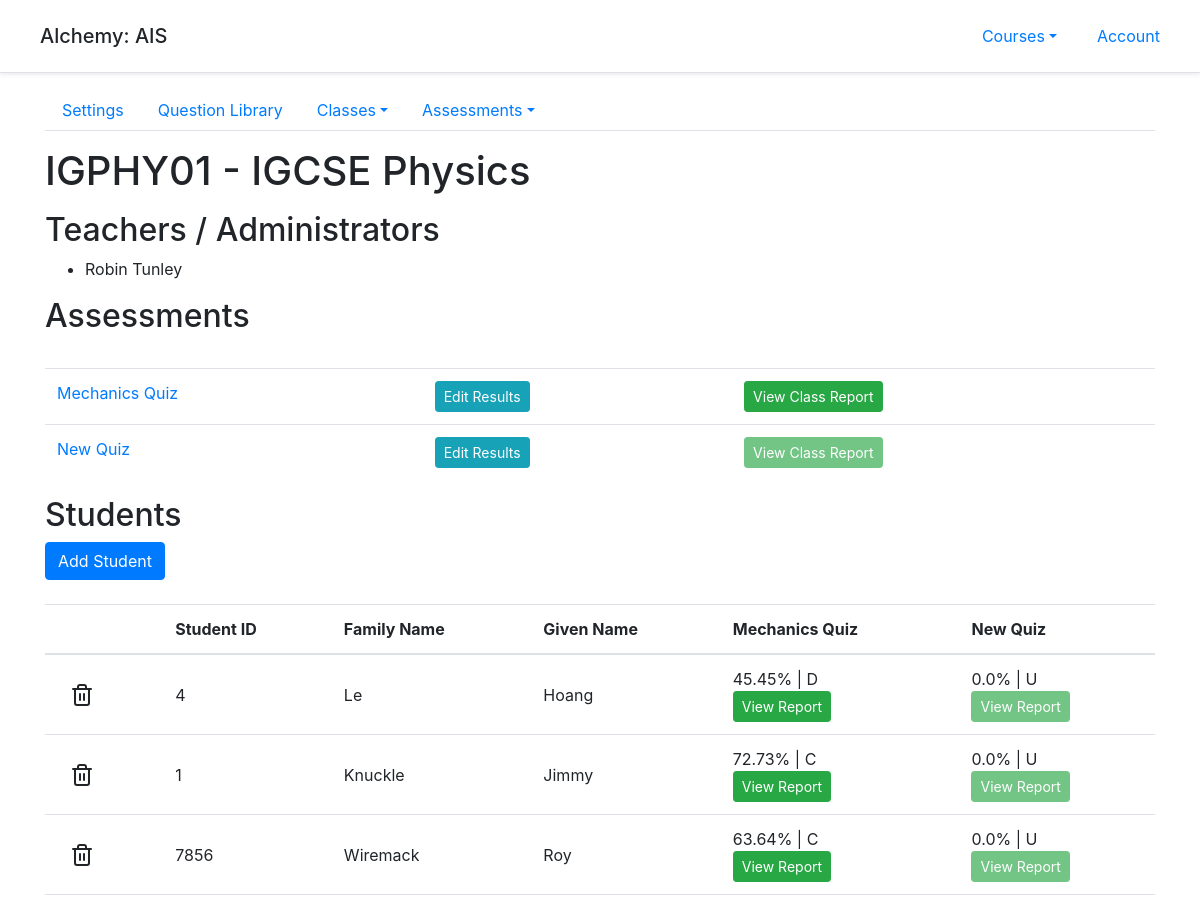
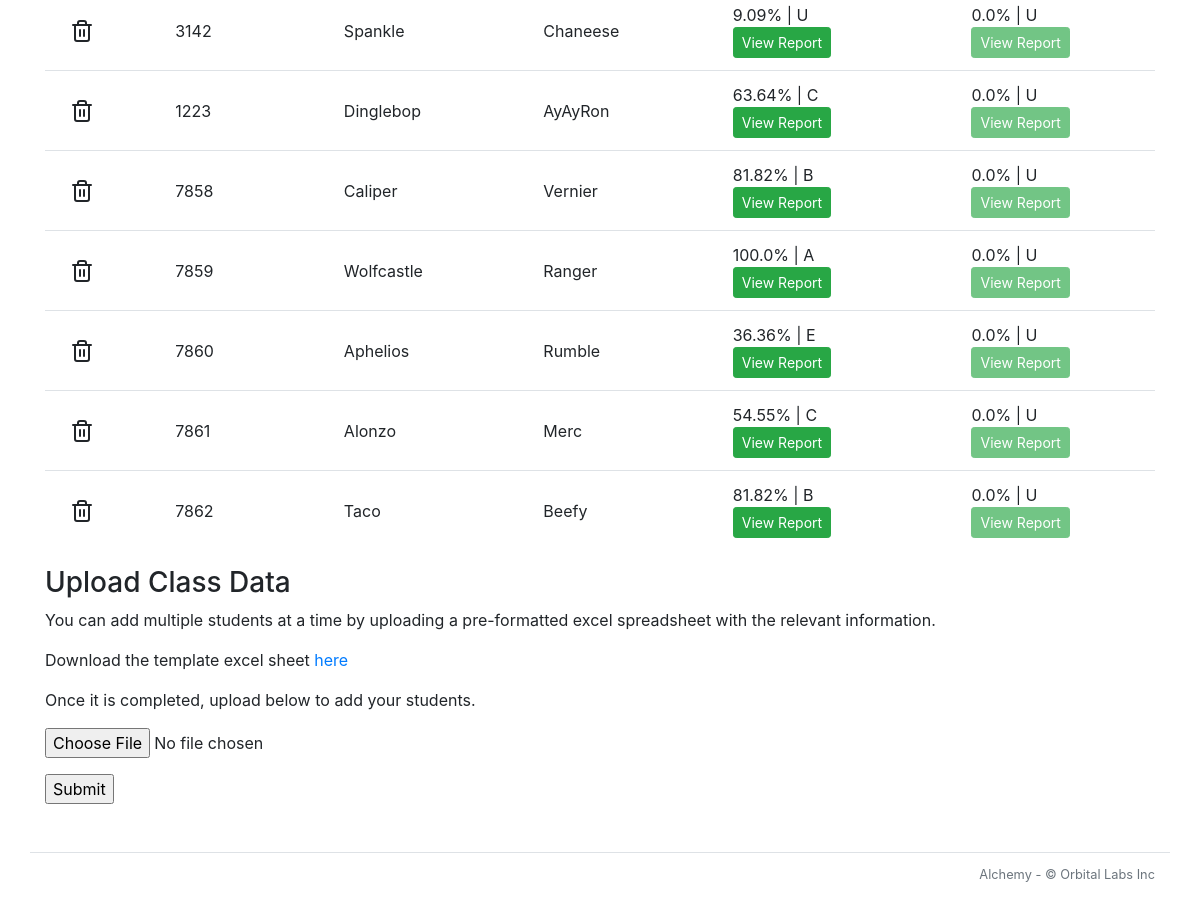
The app's page /course/3/clazz/1/ with its own data (2 pictures, top to bottom).
### alchemy/models.py (models this page shows, shortened)
class Account(db.Model):
    __tablename__ = 'account'
    id = db.Column(db.Integer, primary_key=True)
    name = db.Column(db.String(50))
    courses = db.relationship('Course', backref='account')

class Clazz(db.Model):
    __tablename__ = 'clazz'
    id = db.Column(db.Integer, primary_key=True)
    code = db.Column(db.String(20), nullable=False)
    course_id = db.Column(db.Integer, db.ForeignKey('course.id'))
    users = db.relationship('User', secondary=clazzes_users, back_populates='clazzes')

class Course(db.Model):
    __tablename__ = 'course'
    id = db.Column(db.Integer, primary_key=True)
    name = db.Column(db.String(20), nullable=False)
    account_id = db.Column(db.Integer, db.ForeignKey('account.id'))
    questions = db.relationship('Question', backref = 'q_course')
    tags = db.relationship('Tag', backref='tag_course')
    clazzes = db.relationship('Clazz', backref='course')
    papers = db.relationship('Paper', backref='course')
    grade_levels = db.relationship('GradeLevel', backref='grade_levels')

class User(db.Model):
    __tablename__ = 'user'
    id = db.Column(db.Integer, primary_key=True)
    given_name = db.Column(db.String(20), nullable=False)
    family_name = db.Column(db.String(20), nullable=False)
    access_id = db.Column(db.Integer, db.ForeignKey('access_level.id'), nullable=False)
    clazzes = db.relationship('Clazz', secondary=clazzes_users, back_populates='users')
    scores = db.relationship('Score', backref='user')

class Paper(db.Model):
    __tablename__ = 'paper'
    id = db.Column(db.Integer, primary_key=True)
    title = db.Column(db.String(50), nullable=False)
    scores = db.relationship('Score', backref='paper')
    paper_questions = db.relationship('PaperQuestion', back_populates='paper')
    course_id = db.Column(db.Integer, db.ForeignKey('course.id'))
    @sqlalchemy.orm.reconstructor
    def __paper_construct__(self):
        self.build_profile()
    def ordered_paper_questions(self):
        return db.session.query(PaperQuestion).filter_by(paper_id=self.id).order_by(PaperQuestion.order_number).all()
    def build_profile(self):
        self.profile = paper_profile.PaperProfile()
        self.profile.total_questions = len(self.paper_questions)
        tag_list = []
        for paper_question in self.paper_questions:
            self.profile.total_points += paper_question.question.points
            for t in paper_question.question.tags:
                if t not in tag_list:
                    tag_list.append(t)
        for t in tag_list:
            new_tag_profile = paper_profile.build_tag_profile(self, t)
            new_tag_profile.calculate_q_percentage(self.profile)
            new_tag_profile.calculate_p_percentage(self.profile)
            self.profile.tag_profile_list.append(new_tag_profile)
    def check_clazz_scores(self, clazz):
        clazz_id = clazz.id
        scores = Score.query.filter_by(paper_id = self.id).all()
        clazz_scores = []
        for s in scores:
            student_id = s.user_id
            student = User.query.get_or_404(student_id)
            if clazz in student.clazzes:
                clazz_scores.append(s)
        for s in clazz_scores:
            if s == None:
                self.has_all_scores = False
            else:
                self.has_all_scores = True

### alchemy/views/clazz.py (the view)
@bp_clazz.route('/')
def index():
    for p in g.course.papers:
        p.check_clazz_scores(g.clazz)
    return flask.render_template('course/clazz/index.html', profiles = get_student_profiles(g.clazz))

### alchemy/score_manager.py (called while the page is built)
def make_student_paper_scoreset(student, paper):
    score_list = []
    for paper_question in paper.ordered_paper_questions():
        score = models.Score.query.filter_by(paper_id = paper.id, user_id = student.id, question_id = paper_question.question_id).first()
        if not score:
            score = None
        score_list.append(score)
    student_scoreset = StudentScoreSet(student, score_list, paper)
    return student_scoreset

def determine_grade(value, course):
    grade_levels = course.grade_levels
    for i in range(len(grade_levels)):
        if i == 0:
            if value >= grade_levels[i].lower_bound:
                new_grade = grade_levels[i].grade
        elif value >= grade_levels[i].lower_bound and value < grade_levels[i].upper_bound:
            new_grade = grade_levels[i].grade
    return new_grade

    def calculate_total(self):
        for score in self.score_list:
            if score is not None and score.value is not None:
                self.total += score.value
                self.has_all_scores = True

    def calculate_percentage(self):
        paper_total = 0
        for paper_question in self.paper.paper_questions:
            paper_total += paper_question.question.points
        self.percentage = round(self.total/paper_total*100, 2)

    def build_self(self):
        self.calculate_total()
        self.calculate_percentage()
        self.grade = determine_grade(self.percentage, self.paper.course)

### alchemy/summary_profiles.py (called while the page is built)
def make_student_course_profile(student, course):
    scoreset_list = []
    for p in course.papers:
        if len(p.paper_questions) != 0:
            student_paper_scoreset = score_manager.make_student_paper_scoreset(student, p)
            scoreset_list.append(student_paper_scoreset)
    student_profile = StudentCourseProfile(student, scoreset_list)
    return student_profile

### alchemy/views/account.py (called while the page is built)
@bp_account.url_defaults
def bp_account_url_defaults(endpoint, values):
    if 'account_id' not in values:
        values['account_id'] = g.account.id

### alchemy/views/clazz.py (called while the page is built)
@bp_clazz.url_value_preprocessor
def url_value_preprocessor(endpoint, values):
    g.clazz = models.Clazz.query.get_or_404(values.pop('clazz_id'))

@bp_clazz.url_defaults
def url_defaults(endpoint, values):
    if 'clazz_id' not in values:
        values['clazz_id'] = g.clazz.id

@bp_clazz.before_request
def before_request():
    g.html_title = f'Class - {g.clazz.code}'

### alchemy/views/course.py (called while the page is built)
@bp_course.url_defaults
def url_defaults(endpoint, values):
    if 'course_id' not in values:
        values['course_id'] = g.course.id

### alchemy/templates/course/clazz/index.html (shortened to what this page needs)
{% extends "course/course_layout.html" %}
{% block course_main_content %}
<main role="main">
  <h1 class="my-3">{{ g.clazz.code }} - {{ g.course.name }}</h1>
  <h2>Teachers / Administrators</h2>
  <ul>
    {% for user in g.clazz.users %}
      {% if user.access_id != 3 %}
      <li>{{user.given_name}} {{user.family_name}}</li>
      {% endif %}
    {% endfor %}
  </ul>
  <h2>Assessments</h2>
  <br>
  <table class="table table-hover">
    {% for paper in g.course.papers %}
      <tr>
        <td><a href="{{ url_for('course.paper.index', paper_id = paper.id)}}">{{ paper.title }}</a></td>
        <td>
          {% if (paper.paper_questions | length) != 0 %}
            <a class="btn btn-info btn-sm" href="{{ url_for('course.clazz.paper_results', paper_id = paper.id)}}">Edit Results</a>
          {% endif %}
        </td>
        <td>
          {% if (paper.paper_questions | length) != 0 %}
            {% if paper.has_all_scores %}
              <a class="btn btn-success btn-sm" target="_blank" href="{{ url_for('course.clazz.paper_report', paper_id = paper.id)}}">View Class Report</a>
            {% else %}
              <a class="btn btn-success btn-sm disabled" target="_blank" href="{{ url_for('course.clazz.paper_report', paper_id = paper.id)}}">View Class Report</a>
            {% endif %}
          {% endif %}
        </td>
      </tr>
    {% endfor %}
  </table>
  <h2>Students</h2>
  <button type="button" class="btn btn-primary" data-toggle="modal" data-target="#add_student">
  Add Student
  </button>
  <br>
  <br>
  <table class="table table-hover">
    <thead>
      <th></th>
      <th>Student ID</th>
      <th>Family Name</th>
      <th>Given Name</th>
      {% for paper in g.course.papers %}
        <th>{{ paper.title }}</th>
      {% endfor %}
    </thead>
    {% for profile in profiles %}
      <tr>
        <td class="align-middle">
          <a class="btn btn-link" aria-label="Delete question btn-sm">
            <span data-feather="trash-2"></span>
          </a>
        </td>
        <td class="align-middle">{{ profile.student.id }}</td>
        <td class="align-middle">{{ profile.student.family_name }}</td>
        <td class="align-middle">{{ profile.student.given_name }}</td>
        {% for s in profile.scoreset_list %}
          {% if s.has_all_scores %}
            <td>{{ s.percentage }}% | {{ s.grade }}  <br><a class="btn btn-success btn-sm" target="_blank" href="{{ url_for('course.clazz.student_paper_report', student_id = profile.student.id, paper_id = s.paper.id) }}" >View Report</a></td>
          {% else %}
            <td>{{ s.percentage }}% | {{ s.grade }}  <br><a class="btn btn-success btn-sm disabled" href="{{ url_for('course.clazz.student_paper_report', student_id = profile.student.id, paper_id = s.paper.id) }}" >View Report</a></td>
          {% endif %}
        {% endfor %}
      </tr>
    {% endfor %}
  </table>
  <h3>Upload Class Data</h3>
  <p>You can add multiple students at a time by uploading a pre-formatted excel spreadsheet with the relevant information.</p>
  <p>Download the template excel sheet <a href="{{ url_for('course.clazz.download_excel') }}">here</a></p>
  <p>Once it is completed, upload below to add your students.</p>
  <form method="post" action="{{ url_for('course.clazz.upload_excel')}}" enctype="multipart/form-data">
    <dl>
      <p>
        <input type="file" name="file" autocomplete="off" required>
      </p>
    </dl>
    <p>
      <input type="submit" value="Submit">
    </p>
  </form>
</main>
{% endblock course_main_content %}

### alchemy/templates/course/course_layout.html (shortened to what this page needs)
{% include "layout_start.html" %}
<div class="container">
  <ul class="nav nav-tabs">
    <li class="nav-item">
      <a class="nav-link {{ 'active' if request.endpoint == 'course.index' }}" href="{{ url_for('course.index', course_id=g.course.id) }}">Settings</a>
    </li>
    <li class="nav-item">
      <a class="nav-link {{ 'active' if request.endpoint == 'course.library.index' }}" href="{{ url_for('course.library.index') }}">Question Library</a>
    </li>
    <li class="nav-item dropdown">
      <a class="nav-link dropdown-toggle" data-toggle="dropdown" href="#" role="button" aria-haspopup="true" aria-expanded="false">Classes</a>
    </li>
    <li class="nav-item dropdown">
      <a class="nav-link dropdown-toggle {{ 'active' if request.endpoint == 'course.paper.index' or request.endpoint == 'course.paper.edit' }}" data-toggle="dropdown" href="#" role="button" aria-haspopup="true" aria-expanded="false">Assessments</a>
    </li>
  </ul>
  {% block course_main_content %}
  {% endblock course_main_content %}
</div>
{% import "course/paper_new_or_edit_macro.html" as paper_create_modal %}
{% include "layout_end.html" %}

### alchemy/templates/layout_start.html (shortened to what this page needs)
<!doctype html>
<html lang="en">
  <head>
      <link rel="stylesheet" href="https://stackpath.bootstrapcdn.com/bootstrap/4.5.0/css/bootstrap.min.css">
      <link rel="stylesheet" type="text/css" href="{{ url_for('static', filename='card-body.css') }}">
    </head>
    <body>
      <div class="d-flex flex-column flex-md-row align-items-center p-3 px-md-4 mb-3 bg-white border-bottom shadow-sm">
        <h5 class="my-1 ml-3 mr-md-auto">Alchemy: {{ g.account.name }}</h5>
        <ul class="nav nav-pills">
          <li class="nav-item dropdown mr-2">
            <a class="nav-link dropdown-toggle" data-toggle="dropdown" href="#" role="button" aria-haspopup="true" aria-expanded="false">Courses</a>
          </li>
          <li class="nav-item">
            <a class="nav-link {{ 'active' if request.endpoint == 'bp_account.index' }}" href="{{ url_for('bp_account.index')}}">Account</a>
          </li>
        </ul>
      </div>

### alchemy/templates/layout_end.html (shortened to what this page needs)
    <footer class="pt-2 my-5 border-top container text-right">
        <small class="text-muted">Alchemy - &copy; Orbital Labs Inc</small>
    </footer>
  </body>
</html>

### records on screen
Account: account.name "AIS"
Clazz: clazz.code "IGPHY01"
Course: course.name "IGCSE Physics"
User: given_name "Robin", family_name "Tunley"
Paper: title "Mechanics Quiz"
Paper: title "New Quiz"
User: student.id "4", student.family_name "Le", student.given_name "Hoang"
User: student.id "1", student.family_name "Knuckle", student.given_name "Jimmy"
User: student.id "7856", student.family_name "Wiremack", student.given_name "Roy"
User: student.id "3142", student.family_name "Spankle", student.given_name "Chaneese"
User: student.id "1223", student.family_name "Dinglebop", student.given_name "AyAyRon"
User: student.id "7858", student.family_name "Caliper", student.given_name "Vernier"
User: student.id "7859", student.family_name "Wolfcastle", student.given_name "Ranger"
User: student.id "7860", student.family_name "Aphelios", student.given_name "Rumble"
User: student.id "7861", student.family_name "Alonzo", student.given_name "Merc"
User: student.id "7862", student.family_name "Taco", student.given_name "Beefy"

### other values on screen
{{ s.percentage }} "45.45" "72.73" "63.64" "9.09" "63.64" "81.82" "100.0" "36.36" "54.55" "81.82"
{{ s.grade }} "D" "C" "C" "U" "C" "B" "A" "E" "C" "B"
{{ s.percentage }} "0.0" "0.0" "0.0" "0.0" "0.0" "0.0" "0.0" "0.0" "0.0" "0.0"
{{ s.grade }} "U" "U" "U" "U" "U" "U" "U" "U" "U" "U"
